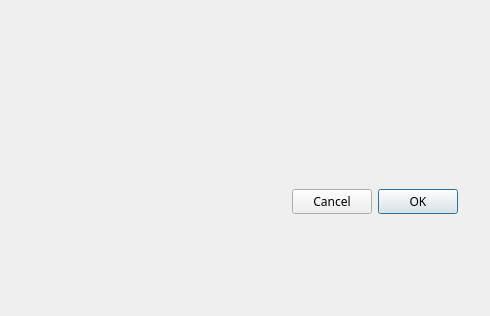
<?xml version="1.0" encoding="UTF-8"?>
<ui version="4.0">
 <class>DongliTeahouseDialog</class>
 <widget class="QDialog" name="DongliTeahouseDialog">
  <property name="geometry">
   <rect>
    <x>0</x>
    <y>0</y>
    <width>490</width>
    <height>316</height>
   </rect>
  </property>
  <property name="minimumSize">
   <size>
    <width>0</width>
    <height>0</height>
   </size>
  </property>
  <property name="windowTitle">
   <string>DongliTeahouseDialog</string>
  </property>
  <layout class="QVBoxLayout" name="verticalLayout">
   <property name="spacing">
    <number>0</number>
   </property>
   <property name="leftMargin">
    <number>0</number>
   </property>
   <property name="topMargin">
    <number>0</number>
   </property>
   <property name="rightMargin">
    <number>0</number>
   </property>
   <property name="bottomMargin">
    <number>0</number>
   </property>
   <item>
    <widget class="DongliTeahouseTitleBarCut" name="TitleBar" native="true">
     <property name="sizePolicy">
      <sizepolicy hsizetype="Preferred" vsizetype="Maximum">
       <horstretch>0</horstretch>
       <verstretch>0</verstretch>
      </sizepolicy>
     </property>
    </widget>
   </item>
   <item>
    <layout class="QVBoxLayout" name="centralWidget">
     <property name="leftMargin">
      <number>8</number>
     </property>
     <property name="topMargin">
      <number>10</number>
     </property>
     <property name="rightMargin">
      <number>32</number>
     </property>
     <property name="bottomMargin">
      <number>25</number>
     </property>
    </layout>
   </item>
   <item>
    <layout class="QHBoxLayout" name="horizontalLayout">
     <property name="spacing">
      <number>0</number>
     </property>
     <property name="rightMargin">
      <number>32</number>
     </property>
     <property name="bottomMargin">
      <number>25</number>
     </property>
     <item>
      <spacer name="horizontalSpacer">
       <property name="orientation">
        <enum>Qt::Horizontal</enum>
       </property>
       <property name="sizeHint" stdset="0">
        <size>
         <width>40</width>
         <height>20</height>
        </size>
       </property>
      </spacer>
     </item>
     <item>
      <widget class="QDialogButtonBox" name="buttonBox">
       <property name="sizePolicy">
        <sizepolicy hsizetype="Fixed" vsizetype="Fixed">
         <horstretch>0</horstretch>
         <verstretch>0</verstretch>
        </sizepolicy>
       </property>
       <property name="font">
        <font>
         <family>Hack</family>
         <pointsize>9</pointsize>
        </font>
       </property>
       <property name="layoutDirection">
        <enum>Qt::RightToLeft</enum>
       </property>
       <property name="orientation">
        <enum>Qt::Horizontal</enum>
       </property>
       <property name="standardButtons">
        <set>QDialogButtonBox::Cancel|QDialogButtonBox::Ok</set>
       </property>
       <property name="centerButtons">
        <bool>false</bool>
       </property>
      </widget>
     </item>
    </layout>
   </item>
  </layout>
 </widget>
 <customwidgets>
  <customwidget>
   <class>DongliTeahouseTitleBarCut</class>
   <extends>QWidget</extends>
   <header>DongliTeahouseModule</header>
   <container>1</container>
  </customwidget>
 </customwidgets>
 <resources/>
 <connections>
  <connection>
   <sender>buttonBox</sender>
   <signal>accepted()</signal>
   <receiver>DongliTeahouseDialog</receiver>
   <slot>accept()</slot>
   <hints>
    <hint type="sourcelabel">
     <x>248</x>
     <y>254</y>
    </hint>
    <hint type="destinationlabel">
     <x>157</x>
     <y>274</y>
    </hint>
   </hints>
  </connection>
  <connection>
   <sender>buttonBox</sender>
   <signal>rejected()</signal>
   <receiver>DongliTeahouseDialog</receiver>
   <slot>reject()</slot>
   <hints>
    <hint type="sourcelabel">
     <x>316</x>
     <y>260</y>
    </hint>
    <hint type="destinationlabel">
     <x>286</x>
     <y>274</y>
    </hint>
   </hints>
  </connection>
 </connections>
</ui>
